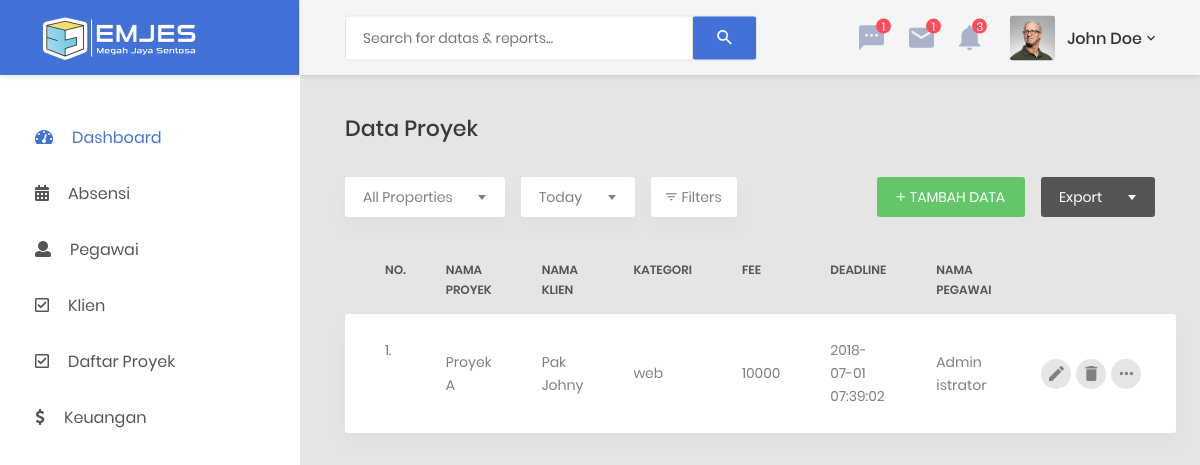
Before: /index.php/daftarproyek with the older database file.
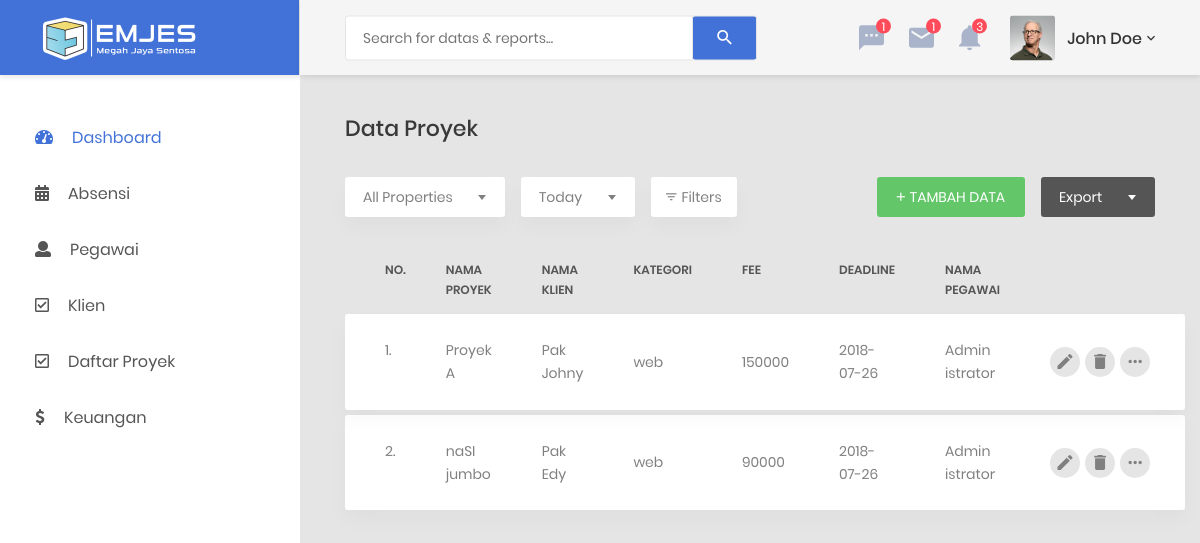
After: the same page with the newer database file.
### tables this page shows
CREATE TABLE `proyek`  (
  `idProyek` int(11) NOT NULL AUTO_INCREMENT,
  `idKlien` int(11) NULL DEFAULT NULL,
  `namaProyek` varchar(100) NULL DEFAULT NULL,
  `idKategori` int(11) NULL DEFAULT NULL,
  `fee` bigint(20) NULL DEFAULT NULL,
  `deadline` date NULL DEFAULT NULL,
  `idPegawai` int(11) NULL DEFAULT NULL,
  PRIMARY KEY (`idProyek`) USING BTREE,
  INDEX `idKategori`(`idKategori`) USING BTREE,
  INDEX `idPegawai`(`idPegawai`) USING BTREE,
  INDEX `idKlien`(`idKlien`) USING BTREE,
  CONSTRAINT `proyek_ibfk_2` FOREIGN KEY (`idKategori`) REFERENCES `kategori` (`idKategori`) ON DELETE NO ACTION ON UPDATE NO ACTION,
  CONSTRAINT `proyek_ibfk_3` FOREIGN KEY (`idKlien`) REFERENCES `klien` (`idKlien`) ON DELETE NO ACTION ON UPDATE NO ACTION
);

CREATE TABLE `klien`  (
  `idKlien` int(11) NOT NULL AUTO_INCREMENT,
  `namaKlien` varchar(32) NULL DEFAULT NULL,
  `noTelp` varchar(15) NULL DEFAULT NULL,
  `email` varchar(255) NULL DEFAULT NULL,
  `alamat` tinytext NULL,
  PRIMARY KEY (`idKlien`) USING BTREE
);

CREATE TABLE `kategori`  (
  `idKategori` int(11) NOT NULL,
  `namaKategori` varchar(32) NULL DEFAULT NULL,
  `statusKategori` smallint(1) NULL DEFAULT 1,
  PRIMARY KEY (`idKategori`) USING BTREE
);

CREATE TABLE `users`  (
  `id` int(11) UNSIGNED NOT NULL AUTO_INCREMENT,
  `ip_address` varchar(45) NOT NULL,
  `username` varchar(100) NULL DEFAULT NULL,
  `password` varchar(255) NOT NULL,
  `salt` varchar(255) NULL DEFAULT NULL,
  `email` varchar(254) NOT NULL,
  `activation_code` varchar(40) NULL DEFAULT NULL,
  `forgotten_password_code` varchar(40) NULL DEFAULT NULL,
  `forgotten_password_time` int(11) UNSIGNED NULL DEFAULT NULL,
  `remember_code` varchar(40) NULL DEFAULT NULL,
  `created_on` int(11) UNSIGNED NOT NULL,
  `last_login` int(11) UNSIGNED NULL DEFAULT NULL,
  `active` tinyint(1) UNSIGNED NULL DEFAULT NULL,
  `first_name` varchar(50) NULL DEFAULT NULL,
  `last_name` varchar(50) NULL DEFAULT NULL,
  `company` varchar(100) NULL DEFAULT NULL,
  `phone` varchar(20) NULL DEFAULT NULL,
  PRIMARY KEY (`id`) USING BTREE
);

### application/controllers/Daftarproyek.php (called while the page is built, shortened)
<?php
class Daftarproyek extends CI_Controller
{
	public function __construct()
	{
		$this->load->model('M_daftarproyek');
		$this->load->model('M_klien');
	}
	public function index()
	{
		$data['title'] = 'Daftar Proyek';
		$data['proyek'] = $this->M_daftarproyek->getAll()->result();
		$data['klien'] = $this->M_klien->getAll()->result();
		$data['kategori'] = $this->M_daftarproyek->getKategori()->result();
		$data['pegawai'] = $this->M_daftarproyek->getPegawais()->result();
		$this->load->view('template/header', $data);
		$this->load->view('template/mobile_header', $data);
		$this->load->view('template/desktop_header', $data);
		$this->load->view('template/header_content', $data);
		$this->load->view('daftarproyek');
		$this->load->view('template/footer');
	}
}

### index.php (called while the page is built, shortened)
<?php
require_once BASEPATH.'core/CodeIgniter.php';

### application/models/M_daftarproyek.php (called while the page is built, shortened)
<?php
class M_daftarproyek extends CI_Model
{
	function getAll()
	{
		$this->db->select('*');
		$this->db->from('proyek');
		$this->db->join('klien','proyek.idKlien = klien.idKlien');
		$this->db->join('kategori', 'proyek.idKategori = kategori.idKategori');
		$this->db->join('users','proyek.idPegawai = users.id');
		$this->db->where('idProyek !=',1);
		return $this->db->get();
	}
	function getPegawais()
	{
		$this->db->select('id,first_name,last_name');
		$this->db->from('users');
		return $this->db->get();
	}
}

### application/views/daftarproyek.php (the view, shortened to what this page needs)
<div class="main-content">
    <div class="section__content section__content--p30">
        <div class="container-fluid">
            <div class="row">
                <div class="col-md-12">
                    <h3 class="title-5 m-b-35">Data Proyek</h3>
                    <div class="table-data__tool">
                        <div class="table-data__tool-left">
                            <div class="rs-select2--light rs-select2--md">
                            </div>
                            <div class="rs-select2--light rs-select2--sm">
                            </div>
                            <button class="au-btn-filter">
                                <i class="zmdi zmdi-filter-list"></i>filters
                            </button>
                        </div>
                        <div class="table-data__tool-right">
                            <button class="au-btn au-btn-icon au-btn--green au-btn--small" data-toggle="modal" data-target="#tambahData">
                                <i class="zmdi zmdi-plus"></i>tambah data
                            </button>
                            <div class="rs-select2--dark rs-select2--sm rs-select2--dark2">
                            </div>
                        </div>
                    </div>
                    <div class="table-responsive table-responsive-data2">
                        <table class="table table-data2">
                            <thead>
                            <tr>
                                <th>no.</th>
                                <th>nama proyek</th>
                                <th>nama klien</th>
                                <th>kategori</th>
                                <th>fee</th>
                                <th>deadline</th>
                                <th>nama pegawai</th>
                            </tr>
                            </thead>
                            <tbody>
	<?php
	$i=0;
	foreach ($proyek as $p) {
		$i++;
		?>
		<tr class="tr-shadow">
			<td><?= $i.'.' ?></td>
			<td><?= $p->namaProyek ?></td>
			<td><?= $p->namaKlien ?></td>
			<td><?= $p->namaKategori ?></td>
			<td><?= $p->fee ?></td>
			<td><?= $p->deadline ?></td>
			<td><?= $p->first_name . ' ' . $p->last_name ?></td>
			<td>
				<div class="table-data-feature">
					<button class="item"
							title="Edit" data-toggle="modal"
							data-target="#editData-<?= $p->idProyek ?>">
						<i class="zmdi zmdi-edit"></i>
					</button>
					<button class="item" data-toggle="tooltip" data-placement="top"
							title="Delete"
							onclick="window.location.href='<?= base_url() . "daftarproyek/hapus/" . $p->idProyek ?>'">
						<i class="zmdi zmdi-delete"></i>
					</button>
					<button class="item" data-toggle="tooltip" data-placement="top"
							title="More">
						<i class="zmdi zmdi-more"></i>
					</button>
				</div>
			</td>
		</tr>
		<tr class="spacer"></tr>
		<?php
	}
	?>
                            </tbody>
                        </table>
                    </div>
                </div>
            </div>
        </div>
    </div>
</div>

Changed rows visible on the page:
changed proyek "Proyek A": fee "10000" → "150000"; deadline "2018-07-01 07:39:02" → "2018-07-26"
added proyek: namaProyek "naSI jumbo", idKlien.namaKlien "Pak Edy", idKategori.namaKategori "web", fee "90000", deadline "2018-07-26", users.first_name "Admin", users.last_name "istrator"
